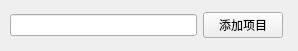
<?xml version="1.0" encoding="UTF-8"?>
<ui version="4.0">
 <class>projectCfg</class>
 <widget class="QWidget" name="projectCfg">
  <property name="geometry">
   <rect>
    <x>0</x>
    <y>0</y>
    <width>298</width>
    <height>51</height>
   </rect>
  </property>
  <property name="windowTitle">
   <string>项目信息</string>
  </property>
  <widget class="QWidget" name="">
   <property name="geometry">
    <rect>
     <x>10</x>
     <y>10</y>
     <width>273</width>
     <height>31</height>
    </rect>
   </property>
   <layout class="QHBoxLayout" name="horizontalLayout">
    <item>
     <widget class="QLineEdit" name="editProjectName"/>
    </item>
    <item>
     <widget class="QPushButton" name="btnProjectName">
      <property name="text">
       <string>添加项目</string>
      </property>
     </widget>
    </item>
   </layout>
  </widget>
 </widget>
 <resources/>
 <connections/>
</ui>
